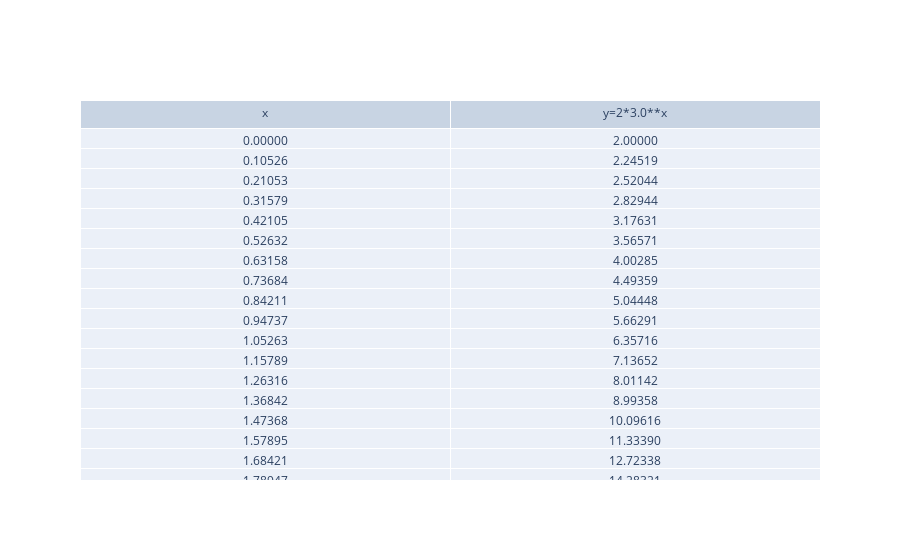

The cell this chart's notebook holds for it:
### Markdown cell above
You can combine multiple transformations by simply adding to the list.

## Assignment: Visualize multiple transformations
Modify the code below to add:
1. A horizontal translation.
2. A vertical translation.
3. Reflection across x.
4. Reflection across y.
5. A vertical dilation.
6. A horizontal dilation.

### Code cell
# MODIFY to add multiple transformations

# Define x as a symbolic variable
x = sp.symbols('x')

# Define exponential function
f1 = 2*(3.0)**x

# Create a graph object
plot = graph_funs()

# Setup the grid
# Determine the range for X based on reflections and translations.
# Determine the range for Y based on reflections and translations (look at maximum values).
plot.set_XY(minX=-5, maxX=+7, minY=-40, maxY=+40)

# Add to the list of functions:
domain1 = [0, 2, 20]

# Show the table for the function:
fun_table = table()
fun_table.showTable(f1, domain1, 'f1_table.png')

# Plot it
plot.add_fun(f1, domain1, 'f1', 'red')  # Add the original function.
plot.plot_funs(plot_title="Original function f1 (red)", img_name="frame1.png")

f2, domain2 = plot.add_refl_across_x(f1, domain1, 'f2', 'orange') # Add its reflection.
plot.plot_funs(plot_title="Added f2: reflection of f1 across x (orange)", img_name="frame2.png")

f3, domain3 = plot.add_refl_across_y(f1, domain1, 'f3', 'yellow') # Add its reflection.
plot.plot_funs(plot_title="Added f3: reflection of f1 across y (yellow)", img_name="frame3.png")

# Let us transform the reflected graphs:
f4, domain4 = plot.add_refl_across_y(f2, domain2, 'f4', 'green') # Add its reflection.
plot.plot_funs(plot_title="Added f4: reflection of f2 across x (green)", img_name="frame4.png")

# Translate up
f5, domain5 = plot.add_vert_translation(f2, domain2, 2*(2*3**2), 'f5', 'blue')
f6, domain6 = plot.add_vert_translation(f4, domain4, +36, 'f6', 'blue')
plot.plot_funs(plot_title="Added f5, f6: translations of f2, f4 (blue)", img_name="frame5.png")

# Translate down
f7, domain7 = plot.add_vert_translation(f1, domain1, -36, 'f7', "indigo")
f8, domain8 = plot.add_vert_translation(f3, domain3, -36, 'f6', "indigo")
plot.plot_funs(plot_title="Added f7, f8: translations of f6, f7 (indigo)", img_name="frame6.png")

# Translate right:
dx=4
f9, domain9   = plot.add_hor_translation(f1, domain1, dx, 'f9', 'olive') 
f10, domain10 = plot.add_hor_translation(f3, domain3, dx, 'f10', 'olive')
f11, domain11 = plot.add_hor_translation(f6, domain6, dx, 'f11', 'olive')
f12, domain12 = plot.add_hor_translation(f5, domain5, dx, 'f12', 'olive')

f13, domain13 = plot.add_hor_translation(f2, domain2, dx, 'f13', 'olive') 
f14, domain14 = plot.add_hor_translation(f4, domain4, dx, 'f14', 'olive')
f15, domain15 = plot.add_hor_translation(f7, domain7, dx, 'f15', 'olive')
f16, domain16 = plot.add_hor_translation(f8, domain8, dx, 'f16', 'olive')

plot.plot_funs(plot_title="Added f9-f16: translations of f1-f8 to the right", img_name="frame7.png")

### Figure 1 — Plotly figure (JSON) as saved in the notebook; plotly's stock layout.template omitted (floating-point values rounded to 4 significant figures)
{"data": [{"cells": {"format": [".5f", ".5f"], "values": [[0, 0.1053, 0.2105, 0.3158, 0.4211, 0.5263, 0.6316, 0.7368, 0.8421, 0.9474, 1.053, 1.158, 1.263, 1.368, 1.474, 1.579, 1.684, 1.789, 1.895, 2], [2, 2.245, 2.52, 2.829, 3.176, 3.566, 4.003, 4.494, 5.044, 5.663, 6.357, 7.137, 8.011, 8.994, 10.1, 11.33, 12.72, 14.28, 16.03, 18]]}, "header": {"values": ["x", "y=2*3.0**x"]}, "type": "table"}], "layout": {"autosize": false}}
